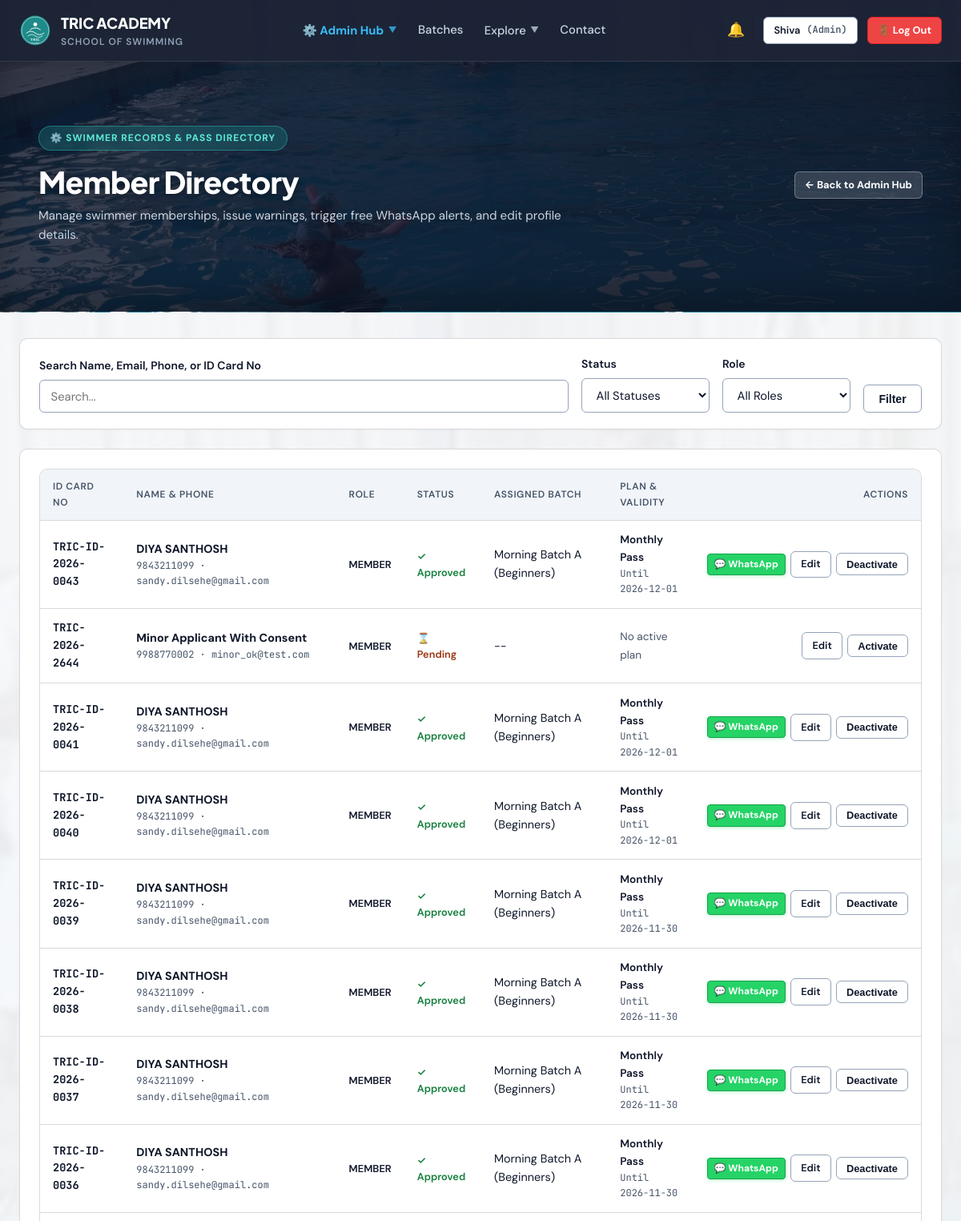
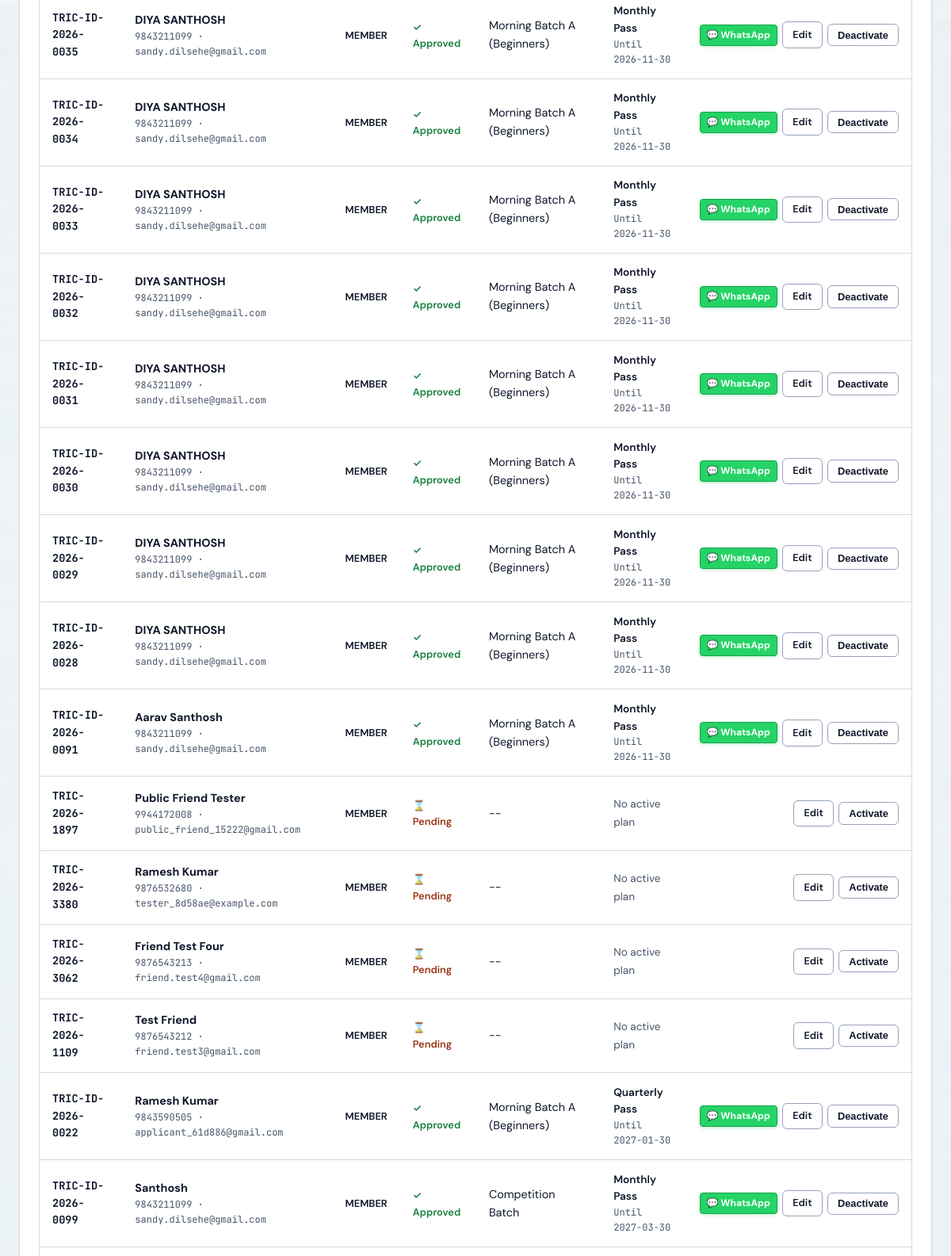
/admin/users (signed in, upper part), run on an earlier commit of the app's database (2 pictures, top to bottom).
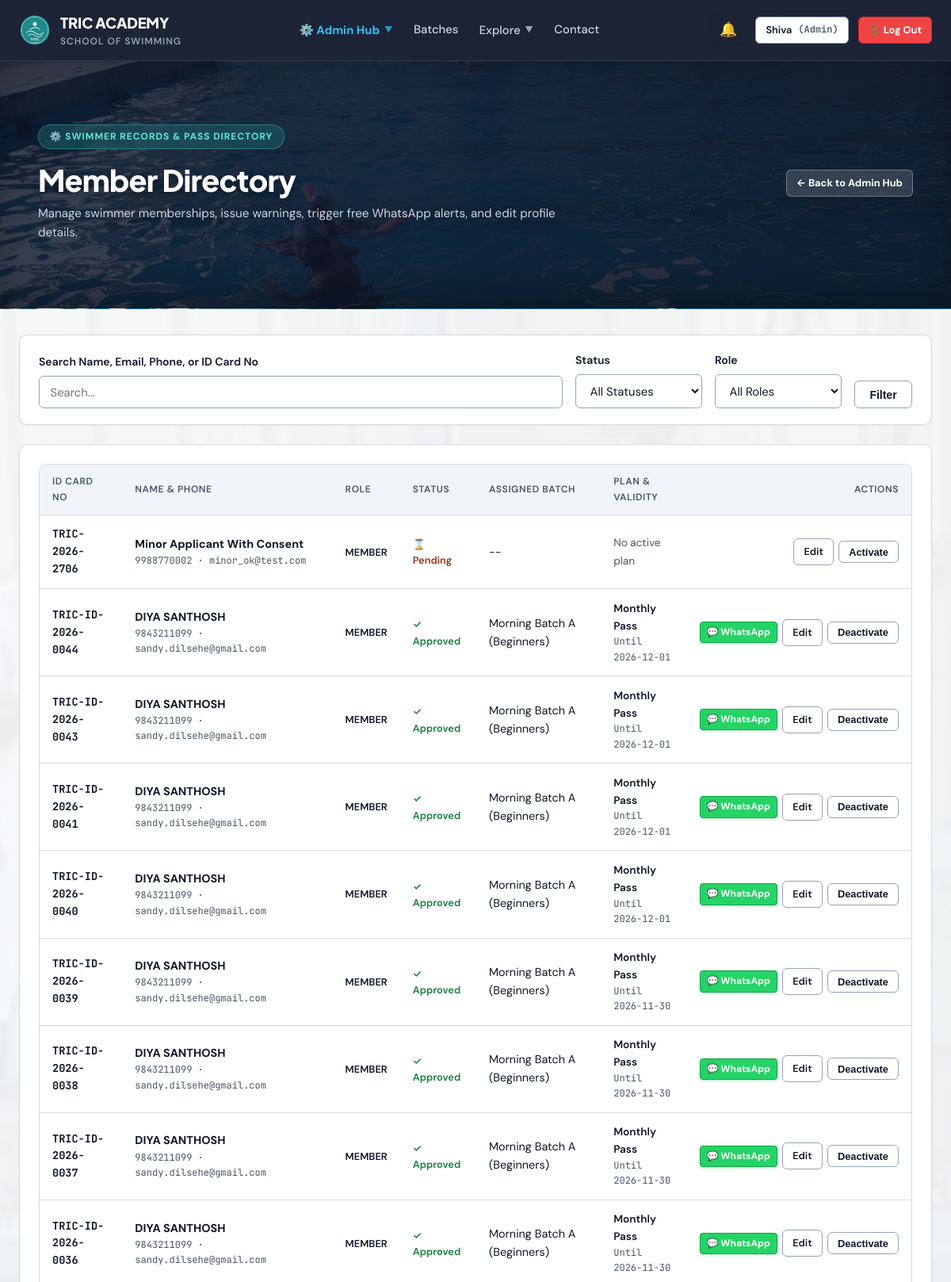
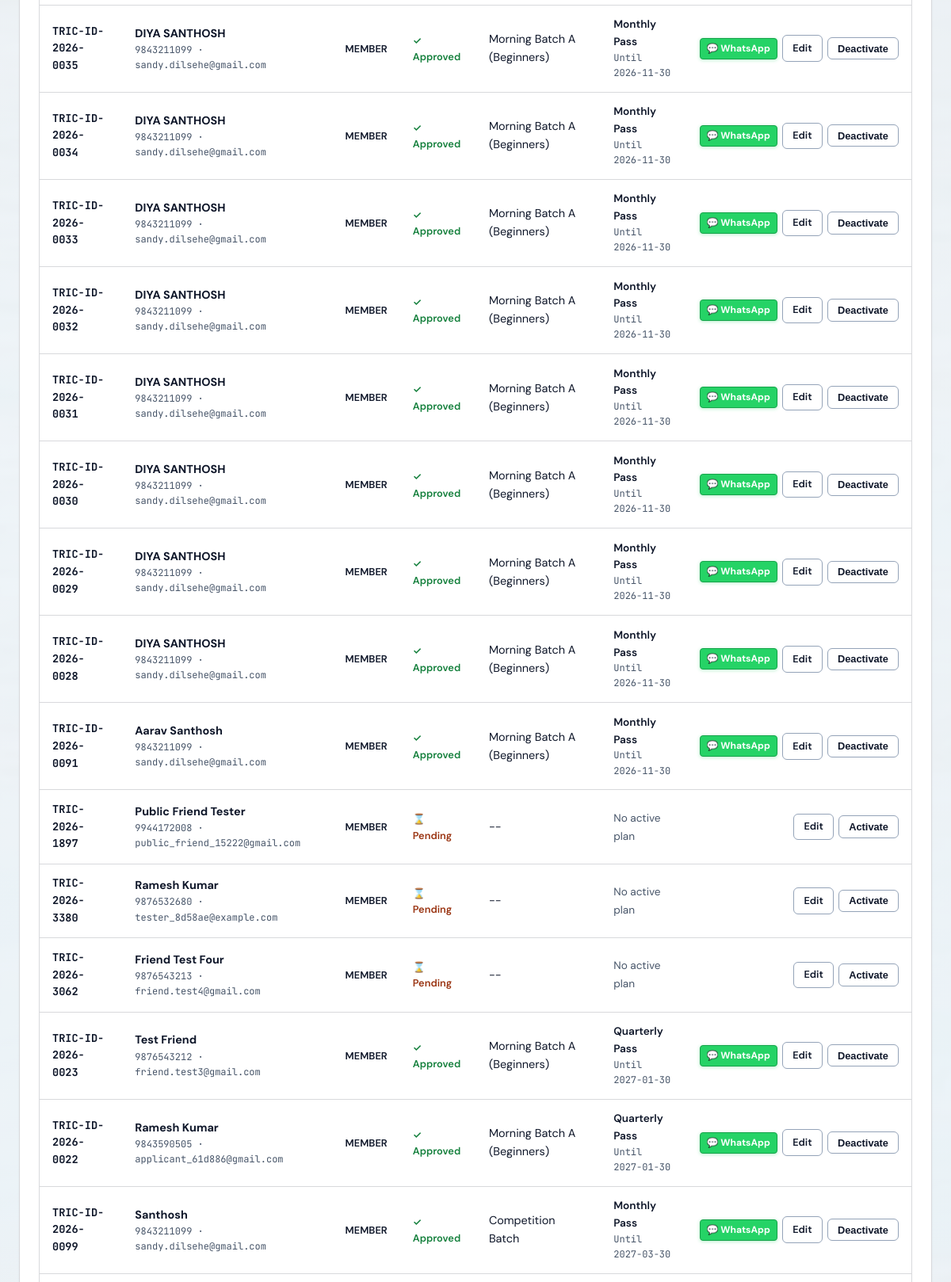
And on a later commit of the database (2 pictures, top to bottom).
### tables this page shows
CREATE TABLE user_memberships (
    id INTEGER PRIMARY KEY AUTOINCREMENT,
    user_id INTEGER NOT NULL,
    plan_id INTEGER NOT NULL,
    batch_id INTEGER NOT NULL,
    start_date DATE NOT NULL,
    end_date DATE NOT NULL,
    is_active INTEGER DEFAULT 1,
    created_at DATETIME DEFAULT CURRENT_TIMESTAMP,
    FOREIGN KEY (user_id) REFERENCES users(id) ON DELETE CASCADE,
    FOREIGN KEY (plan_id) REFERENCES plans(id),
    FOREIGN KEY (batch_id) REFERENCES batches(id)
);

CREATE TABLE office_use (
    id INTEGER PRIMARY KEY AUTOINCREMENT,
    user_id INTEGER UNIQUE NOT NULL,
    coach_recommendation TEXT,
    pass_type_issued TEXT,
    validity_start DATE,
    validity_end DATE,
    id_card_number TEXT,
    id_card_fee_paid INTEGER DEFAULT 0,
    documents_verified INTEGER DEFAULT 0,
    section_ic_signature TEXT,
    section_ic_date DATE,
    approved_by TEXT,
    approved_at DATETIME,
    FOREIGN KEY (user_id) REFERENCES users(id) ON DELETE CASCADE
);

CREATE TABLE "users" (
    id INTEGER PRIMARY KEY AUTOINCREMENT,
    app_no TEXT UNIQUE NOT NULL,
    role TEXT CHECK(role IN ('member', 'coach', 'admin')) NOT NULL DEFAULT 'member',
    status TEXT CHECK(status IN ('pending', 'approved', 'deactivated')) NOT NULL DEFAULT 'pending',
    name TEXT NOT NULL,
    email TEXT NOT NULL,
    phone TEXT NOT NULL,
    password_hash TEXT NOT NULL,
    dob DATE,
    age INTEGER,
    address TEXT,
    pincode TEXT,
    guardian_name TEXT,
    guardian_occupation TEXT,
    experience TEXT,
    pass_type_requested TEXT CHECK(pass_type_requested IN ('learn_to_swim', 'competition')) DEFAULT 'learn_to_swim',
    sponsored INTEGER DEFAULT 0,
    sponsor_cert_filename TEXT,
    photo_filename TEXT,
    health_declared INTEGER DEFAULT 0,
    rules_agreed INTEGER DEFAULT 0,
    signature_name TEXT,
    place TEXT,
    application_date DATE DEFAULT (DATE('now')),
    email_verified INTEGER DEFAULT 0,
    email_token TEXT,
    phone_verified INTEGER DEFAULT 0,
    mock_otp TEXT,
    reset_token TEXT,
    reset_token_expiry DATETIME,
    created_at DATETIME DEFAULT CURRENT_TIMESTAMP,
    rules_confirmed_at DATETIME,
    parent_id INTEGER REFERENCES users(id)
, dpdp_consent INTEGER DEFAULT 0);

CREATE TABLE batches (
    id INTEGER PRIMARY KEY AUTOINCREMENT,
    name TEXT NOT NULL,
    timing_desc TEXT NOT NULL,
    coach_name TEXT,
    max_capacity INTEGER DEFAULT 25,
    is_competition INTEGER DEFAULT 0
);

CREATE TABLE plans (
    id INTEGER PRIMARY KEY AUTOINCREMENT,
    name TEXT NOT NULL,
    duration_days INTEGER NOT NULL,
    fee_amount REAL NOT NULL,
    description TEXT
);

### app.py (the view)
@app.route('/admin/users')
@role_required(['admin'])
def admin_users():
    db = get_db()
    status_filter = request.args.get('status', '')
    role_filter = request.args.get('role', '')
    query = request.args.get('q', '').strip().lower()
    sql = """
        SELECT u.*,
               m.end_date, m.start_date,
               b.name AS batch_name, p.name AS plan_name,
               o.id_card_number
        FROM users u
        LEFT JOIN user_memberships m ON u.id = m.user_id AND m.is_active = 1
        LEFT JOIN batches b ON m.batch_id = b.id
        LEFT JOIN plans p ON m.plan_id = p.id
        LEFT JOIN office_use o ON u.id = o.user_id
        WHERE 1=1
    """
    params = []
    if status_filter:
        sql += " AND u.status = ?"
        params.append(status_filter)
    if role_filter:
        sql += " AND u.role = ?"
        params.append(role_filter)
    if query:
        sql += " AND (LOWER(u.name) LIKE ? OR LOWER(u.email) LIKE ? OR u.phone LIKE ? OR o.id_card_number LIKE ?)"
        qparam = f"%{query}%"
        params.extend([qparam, qparam, qparam, qparam])
    sql += " ORDER BY u.id DESC"
    users = db.execute(sql, params).fetchall()
    return render_template('admin_users.html', users=users, status_filter=status_filter, role_filter=role_filter, q=query)

### app.py (called while the page is built)
def get_db():
    if 'db' not in g:
        g.db = sqlite3.connect(DATABASE, timeout=30.0, detect_types=sqlite3.PARSE_DECLTYPES)
        g.db.row_factory = sqlite3.Row
        g.db.execute("PRAGMA busy_timeout = 30000")
        g.db.execute("PRAGMA journal_mode = WAL")
        g.db.execute("PRAGMA foreign_keys = ON")
    return g.db

def get_current_user():
    if session.get('logged_out'):
        return None
    uid = session.get('user_id')
    if not uid:
        return None
    db = get_db()
    user = db.execute(
        """
        SELECT u.*,
               m.id AS membership_id, m.plan_id, m.batch_id, m.start_date, m.end_date, m.is_active AS membership_active,
               b.name AS batch_name, b.is_competition,
               p.name AS plan_name, p.fee_amount
        FROM users u
        LEFT JOIN user_memberships m ON u.id = m.user_id AND m.is_active = 1
        LEFT JOIN batches b ON m.batch_id = b.id
        LEFT JOIN plans p ON m.plan_id = p.id
        WHERE u.id = ?
        """,
        (uid,)
    ).fetchone()
    return user

### templates/admin_users.html (shortened to what the changed rows need)
{% extends "base.html" %}
{% block content %}
<div class="page-hero-banner">
  <div class="container" style="max-width: 1200px;">
    <div style="display: flex; justify-content: space-between; align-items: center; flex-wrap: wrap; gap: 1.5rem;">
      <div>
        <h1 style="color: #FFFFFF; margin: 0.25rem 0 0.5rem 0; font-size: clamp(1.75rem, 3.5vw, 2.35rem);">Member Directory</h1>
      </div>
    </div>
  </div>
</div>
<div class="container" style="padding-top: 2rem; padding-bottom: 5rem;">
  <div class="card">
    {% if users %}
    <div class="table-container">
      <table class="data-table">
        <thead>
          <tr>
            <th>ID Card No</th>
            <th>Name &amp; Phone</th>
            <th>Role</th>
            <th>Status</th>
            <th>Assigned Batch</th>
            <th>Plan &amp; Validity</th>
            <th style="text-align: right;">Actions</th>
          </tr>
        </thead>
        <tbody>
          {% for u in users %}
          <tr>
            <td class="font-mono" style="font-weight: 700; font-size: 0.85rem;">
              {{ u.id_card_number or (u.app_no) }}
            </td>
            <td>
              <div style="font-weight: 700;">{{ u.name }}</div>
              <div class="font-mono" style="font-size: 0.75rem; color: var(--text-muted);">{{ u.phone }} · {{ u.email }}</div>
            </td>
            <td>
              <span style="font-size: 0.8rem; font-weight: 600; text-transform: uppercase;">{{ u.role }}</span>
            </td>
            <td>
              {% if u.status == 'approved' %}
                <span class="status-badge status-active">✓ Approved</span>
              {% elif u.status == 'pending' %}
                <span class="status-badge status-pending">⌛ Pending</span>
              {% else %}
                <span class="status-badge status-expired">✕ Inactive</span>
              {% endif %}
            </td>
            <td>{{ u.batch_name or '--' }}</td>
            <td>
              {% if u.plan_name %}
                <div style="font-weight: 600; font-size: 0.85rem;">{{ u.plan_name }}</div>
                <div class="font-mono" style="font-size: 0.75rem; color: var(--text-muted);">Until {{ u.end_date }}</div>
              {% else %}
                <span style="color: var(--text-muted); font-size: 0.85rem;">No active plan</span>
              {% endif %}
            </td>
            <td style="text-align: right;">
              <div style="display: inline-flex; gap: 0.4rem; align-items: center;">
                {% if u.role == 'member' and u.status == 'approved' %}
                <a href="{{ whatsapp_alert_url(u) }}" target="_blank" rel="noopener noreferrer"
                   class="btn btn-sm whatsapp-member-btn"
                   style="font-size: 0.75rem; padding: 3px 8px; background: #25D366; border: 1px solid #16A34A; color: #FFFFFF; font-weight: 700; display: inline-flex; align-items: center; gap: 0.25rem; border-radius: 4px; box-shadow: 0 1px 4px rgba(37, 211, 102, 0.35);"
                   title="Send WhatsApp message/alert to {{ u.name }} ({{ u.phone }})">
                  💬 WhatsApp
                </a>
                {% endif %}
                <a href="{{ url_for('admin_user_edit', user_id=u.id) }}" class="btn btn-secondary btn-sm" title="Edit details">
                  Edit
                </a>
                <form action="{{ url_for('admin_toggle_user_status', user_id=u.id) }}" method="POST" style="display: inline;">
                  <button type="submit" class="btn btn-secondary btn-sm" title="Toggle Active/Deactivated">
                    {% if u.status == 'approved' %}Deactivate{% else %}Activate{% endif %}
                  </button>
                </form>
              </div>
            </td>
          </tr>
          {% endfor %}
        </tbody>
      </table>
    </div>
    {% else %}
    <p style="text-align: center; color: var(--text-muted); padding: 3rem 0;">
      No members found matching the search criteria.
    </p>
    {% endif %}
  </div>
</div>
{% endblock %}

What changed in the data, as far as the page shows it:
removed users: app_no "TRIC-2026-2644", name "Minor Applicant With Consent", phone "9988770002", email "minor_ok@test.com", role "MEMBER", status "⌛ Pending", batch_name "--", shows "No active plan"
no longer on this page (row edited): users: app_no "TRIC-2026-1109", name "Test Friend", phone "9876543212", email "friend.test3@gmail.com", role "MEMBER", status "⌛ Pending", batch_name "--", shows "No active plan"
added users: app_no "TRIC-2026-2706", name "Minor Applicant With Consent", phone "9988770002", email "minor_ok@test.com", role "MEMBER", status "⌛ Pending", batch_name "--", shows "No active plan"
added user_memberships: id_card_number "TRIC-ID-2026-0044", name "DIYA SANTHOSH", phone "9843211099", email "sandy.dilsehe@gmail.com", role "MEMBER", shows "✓ Approved", name "Morning Batch A (Beginners)", plan_name "Monthly Pass", end_date "2026-12-01", shows "Deactivate"
added user_memberships: id_card_number "TRIC-ID-2026-0023", name "Test Friend", phone "9876543212", email "friend.test3@gmail.com", role "MEMBER", shows "✓ Approved", name "Morning Batch A (Beginners)", plan_name "Quarterly Pass", end_date "2027-01-30", shows "Deactivate"
